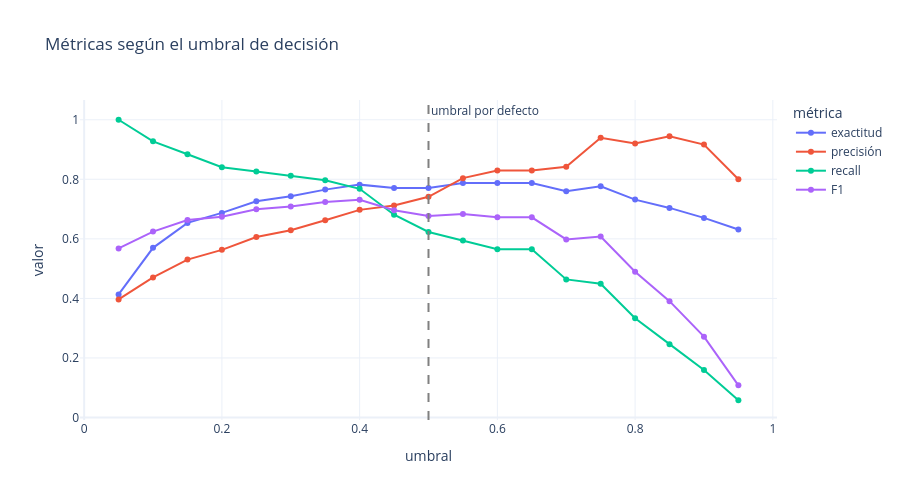

The notebook cell saved with this chart:
### Markdown cell above
---
# 7️⃣ El umbral y la curva ROC (15 min)

La regla simple da un **sí o no** y ahí se acaba. El modelo da una **probabilidad**, y eso permite algo que la regla no puede: **elegir qué error prefieres cometer**.

El 0.5 no es sagrado. Bajarlo hace al modelo más "optimista" (detecta más sobrevivientes, pero se equivoca más); subirlo lo vuelve más exigente.

### Code cell
plot_metricas_por_umbral(y_test, proba_test)

### Figure 1 — Plotly figure (JSON) as saved in the notebook; plotly's stock layout.template omitted (floating-point values rounded to 4 significant figures)
{"data": [{"hovertemplate": "métrica=exactitud<br>umbral=%{x}<br>valor=%{y}<extra></extra>", "legendgroup": "exactitud", "line": {"color": "#636efa", "dash": "solid"}, "marker": {"symbol": "circle"}, "mode": "lines+markers", "name": "exactitud", "orientation": "v", "showlegend": true, "type": "scatter", "x": [0.05, 0.1, 0.15, 0.2, 0.25, 0.3, 0.35, 0.4, 0.45, 0.5, 0.55, 0.6, 0.65, 0.7, 0.75, 0.8, 0.85, 0.9, 0.95], "xaxis": "x", "y": [0.4134, 0.5698, 0.6536, 0.6872, 0.7263, 0.743, 0.7654, 0.7821, 0.7709, 0.7709, 0.7877, 0.7877, 0.7877, 0.7598, 0.7765, 0.7318, 0.7039, 0.6704, 0.6313], "yaxis": "y"}, {"hovertemplate": "métrica=precisión<br>umbral=%{x}<br>valor=%{y}<extra></extra>", "legendgroup": "precisión", "line": {"color": "#EF553B", "dash": "solid"}, "marker": {"symbol": "circle"}, "mode": "lines+markers", "name": "precisión", "orientation": "v", "showlegend": true, "type": "scatter", "x": [0.05, 0.1, 0.15, 0.2, 0.25, 0.3, 0.35, 0.4, 0.45, 0.5, 0.55, 0.6, 0.65, 0.7, 0.75, 0.8, 0.85, 0.9, 0.95], "xaxis": "x", "y": [0.3966, 0.4706, 0.5304, 0.5631, 0.6064, 0.6292, 0.6627, 0.6974, 0.7121, 0.7414, 0.8039, 0.8298, 0.8298, 0.8421, 0.9394, 0.92, 0.9444, 0.9167, 0.8], "yaxis": "y"}, {"hovertemplate": "métrica=recall<br>umbral=%{x}<br>valor=%{y}<extra></extra>", "legendgroup": "recall", "line": {"color": "#00cc96", "dash": "solid"}, "marker": {"symbol": "circle"}, "mode": "lines+markers", "name": "recall", "orientation": "v", "showlegend": true, "type": "scatter", "x": [0.05, 0.1, 0.15, 0.2, 0.25, 0.3, 0.35, 0.4, 0.45, 0.5, 0.55, 0.6, 0.65, 0.7, 0.75, 0.8, 0.85, 0.9, 0.95], "xaxis": "x", "y": [1.0, 0.9275, 0.8841, 0.8406, 0.8261, 0.8116, 0.7971, 0.7681, 0.6812, 0.6232, 0.5942, 0.5652, 0.5652, 0.4638, 0.4493, 0.3333, 0.2464, 0.1594, 0.05797], "yaxis": "y"}, {"hovertemplate": "métrica=F1<br>umbral=%{x}<br>valor=%{y}<extra></extra>", "legendgroup": "F1", "line": {"color": "#ab63fa", "dash": "solid"}, "marker": {"symbol": "circle"}, "mode": "lines+markers", "name": "F1", "orientation": "v", "showlegend": true, "type": "scatter", "x": [0.05, 0.1, 0.15, 0.2, 0.25, 0.3, 0.35, 0.4, 0.45, 0.5, 0.55, 0.6, 0.65, 0.7, 0.75, 0.8, 0.85, 0.9, 0.95], "xaxis": "x", "y": [0.5679, 0.6244, 0.663, 0.6744, 0.6994, 0.7089, 0.7237, 0.731, 0.6963, 0.6772, 0.6833, 0.6724, 0.6724, 0.5981, 0.6078, 0.4894, 0.3908, 0.2716, 0.1081], "yaxis": "y"}], "layout": {"annotations": [{"showarrow": false, "text": "umbral por defecto", "x": 0.5, "xanchor": "left", "xref": "x", "y": 1, "yanchor": "top", "yref": "y domain"}], "height": 500, "legend": {"title": {"text": "métrica"}, "tracegroupgap": 0}, "shapes": [{"line": {"color": "gray", "dash": "dash"}, "type": "line", "x0": 0.5, "x1": 0.5, "xref": "x", "y0": 0, "y1": 1, "yref": "y domain"}], "title": {"text": "Métricas según el umbral de decisión"}, "width": 900, "xaxis": {"anchor": "y", "domain": [0.0, 1.0], "title": {"text": "umbral"}}, "yaxis": {"anchor": "x", "domain": [0.0, 1.0], "title": {"text": "valor"}}}}
